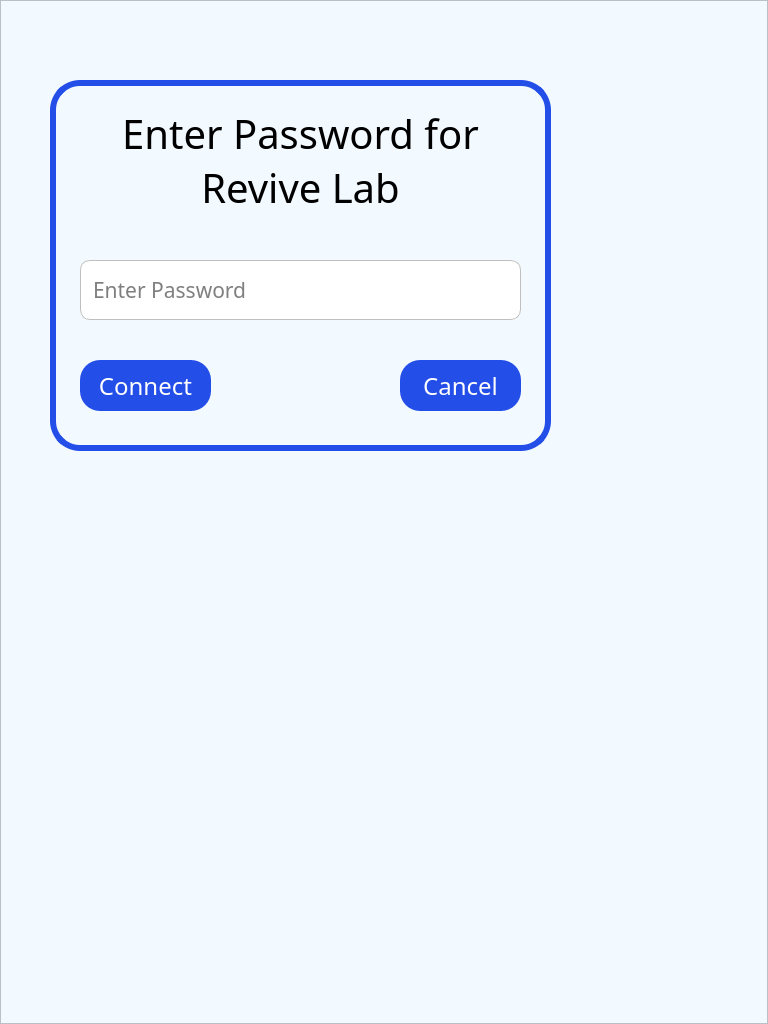
   <widget class="QFrame" name="screen_7">
    <property name="geometry">
     <rect>
      <x>0</x>
      <y>0</y>
      <width>768</width>
      <height>1024</height>
     </rect>
    </property>
    <property name="font">
     <font>
      <family>Product Sans</family>
     </font>
    </property>
    <property name="autoFillBackground">
     <bool>false</bool>
    </property>
    <property name="styleSheet">
     <string notr="true">background-color:  #f2f9ff;
</string>
    </property>
    <property name="frameShape">
     <enum>QFrame::StyledPanel</enum>
    </property>
    <property name="frameShadow">
     <enum>QFrame::Raised</enum>
    </property>
    <widget class="QFrame" name="wifi_modal_2">
     <property name="geometry">
      <rect>
       <x>50</x>
       <y>80</y>
       <width>501</width>
       <height>371</height>
      </rect>
     </property>
     <property name="styleSheet">
      <string notr="true">QFrame {
background-color: #f2f9ff;
border: 6px solid rgb(35, 78, 232);
border-radius: 30;
}</string>
     </property>
     <property name="frameShape">
      <enum>QFrame::StyledPanel</enum>
     </property>
     <property name="frameShadow">
      <enum>QFrame::Raised</enum>
     </property>
     <widget class="QLabel" name="label_19">
      <property name="geometry">
       <rect>
        <x>30</x>
        <y>20</y>
        <width>441</width>
        <height>121</height>
       </rect>
      </property>
      <property name="font">
       <font>
        <family>Product Sans</family>
        <pointsize>30</pointsize>
        <bold>false</bold>
       </font>
      </property>
      <property name="layoutDirection">
       <enum>Qt::LeftToRight</enum>
      </property>
      <property name="styleSheet">
       <string notr="true">border: none;</string>
      </property>
      <property name="text">
       <string>Enter Password for 
Revive Lab</string>
      </property>
      <property name="alignment">
       <set>Qt::AlignCenter</set>
      </property>
      <property name="wordWrap">
       <bool>true</bool>
      </property>
     </widget>
     <widget class="QPushButton" name="btn_9">
      <property name="geometry">
       <rect>
        <x>350</x>
        <y>280</y>
        <width>121</width>
        <height>51</height>
       </rect>
      </property>
      <property name="font">
       <font>
        <family>Product Sans</family>
        <pointsize>18</pointsize>
        <bold>false</bold>
       </font>
      </property>
      <property name="styleSheet">
       <string notr="true">QPushButton{
background-color:rgb(35, 78, 232);
color: rgb(255, 255, 255);
border: none;
border-radius: 20;
}


QPushButton:pressed{
background-color: rgb(255, 255, 255);
border:1px solid rgb(35, 78, 232);
color:rgb(35, 78, 232);
}</string>
      </property>
      <property name="text">
       <string>Cancel</string>
      </property>
     </widget>
     <widget class="QPushButton" name="btn_10">
      <property name="geometry">
       <rect>
        <x>30</x>
        <y>280</y>
        <width>131</width>
        <height>51</height>
       </rect>
      </property>
      <property name="font">
       <font>
        <family>Product Sans</family>
        <pointsize>18</pointsize>
        <bold>false</bold>
       </font>
      </property>
      <property name="styleSheet">
       <string notr="true">QPushButton{
background-color:rgb(35, 78, 232);
color: rgb(255, 255, 255);
border: none;
border-radius: 20;
}


QPushButton:pressed{
background-color: rgb(255, 255, 255);
border:1px solid rgb(35, 78, 232);
color:rgb(35, 78, 232);
}</string>
      </property>
      <property name="text">
       <string>Connect</string>
      </property>
     </widget>
     <widget class="QLineEdit" name="lineEdit_2">
      <property name="geometry">
       <rect>
        <x>30</x>
        <y>180</y>
        <width>441</width>
        <height>60</height>
       </rect>
      </property>
      <property name="font">
       <font>
        <family>Product Sans</family>
        <pointsize>16</pointsize>
       </font>
      </property>
      <property name="styleSheet">
       <string notr="true">border-radius:10;
border: 1px solid rgb(192, 191, 188);
padding-left:10;
background-color: rgb(255, 255, 255);
</string>
      </property>
      <property name="text">
       <string/>
      </property>
      <property name="placeholderText">
       <string>Enter Password</string>
      </property>
     </widget>
    </widget>
   </widget>
